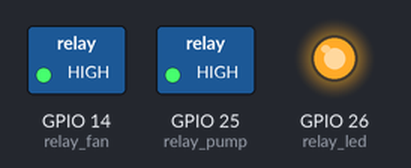
Bench run of a sketch on a simulated ESP32. Shown: switched loads named in the sketch (green lamp = pin HIGH), output pins drawn as LEDs (lit = HIGH). WiFi joins after 1.5 s; servers stay silent unless stated; network time is answered at once with the bench clock; the local clock reads 2024-03-15 10:24:30 at power-on unless the sketch sets it; what the sketch prints to the serial monitor is not drawn.

Above: at 0.1 s.
At 1.6 s:
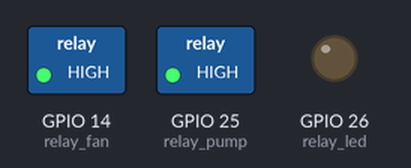
Timing chart, 0 to 3.1 s (numbered marks = the images above):
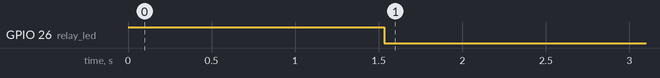

The sketch:

final_3dan_1102_2024.ino
```cpp
#include <NTPClient.h>
#include <WiFi.h>
#include <WiFiUdp.h>

// WiFi 설정
const char* ssid = "TP-Link_0744";
const char* password = "75317768";

// 릴레이 핀 설정
const int relay_led = 26;    // LED 릴레이
const int relay_pump = 25;   // 펌프 릴레이
const int relay_fan = 14;    // 팬 릴레이

// 릴레이 상태 설정 (LOW가 켜짐)
const int RELAY_ON = 0;
const int RELAY_OFF = 1;

// NTP 클라이언트 설정
WiFiUDP ntpUDP;
NTPClient timeClient(ntpUDP);

// 운영 시간 설정
const int START_HOUR = 5;   // 오전 5시 시작
const int END_HOUR = 20;    // 오후 9시 종료

// WiFi 체크 간격 설정
unsigned long lastWiFiCheckTime = 0;
const unsigned long WIFI_CHECK_INTERVAL = 10000; // 10초마다 체크

// 마지막 동작 시간 기록용 변수
unsigned long lastOperationTime = 0;
bool operationStarted = false;

void WiFi_Setup() {
    Serial.print("WiFi 연결 중: ");
    Serial.println(ssid);
    WiFi.begin(ssid, password);

    int attempts = 0;
    while (WiFi.status() != WL_CONNECTED && attempts < 20) {  // 최대 10초 대기
        delay(500);
        Serial.print(".");
        attempts++;
    }

    if (WiFi.status() == WL_CONNECTED) {
        Serial.println("\nWiFi 연결됨");
        Serial.print("IP 주소: ");
        Serial.println(WiFi.localIP());
        timeClient.begin();
        timeClient.setTimeOffset(32400);  // UTC+9
    } else {
        Serial.println("\nWiFi 연결 실패");
    }
}

void turnOffAllDevices() {
    digitalWrite(relay_led, RELAY_OFF);
    digitalWrite(relay_pump, RELAY_OFF);
    digitalWrite(relay_fan, RELAY_OFF);
}

void setup() {
    Serial.begin(115200);

    // 릴레이 핀 초기화
    pinMode(relay_led, OUTPUT);
    pinMode(relay_pump, OUTPUT);
    pinMode(relay_fan, OUTPUT);

    // 초기 상태는 모두 OFF
    turnOffAllDevices();

    // WiFi 초기 연결
    WiFi_Setup();
}

void loop() {
    unsigned long currentMillis = millis();

    // WiFi 연결 상태 주기적 체크
    if (currentMillis - lastWiFiCheckTime >= WIFI_CHECK_INTERVAL) {
        lastWiFiCheckTime = currentMillis;

        if (WiFi.status() != WL_CONNECTED) {
            Serial.println("WiFi 연결 끊김 - 재연결 시도");
            turnOffAllDevices();
            WiFi_Setup();
            return;
        }
    }

    // NTP 시간 업데이트
    if (!timeClient.update()) {
        timeClient.forceUpdate();
    }

    int currentHour = timeClient.getHours();
    int currentMinute = timeClient.getMinutes();
    int currentSecond = timeClient.getSeconds();

    // 현재 시간 출력 (1초마다)
    static int lastPrintedSecond = -1;
    if (currentSecond != lastPrintedSecond) {
        Serial.printf("현재 시간: %02d:%02d:%02d\n", currentHour, currentMinute, currentSecond);
        lastPrintedSecond = currentSecond;
    }

    // 운영 시간 체크 (05:00 ~ 21:00)
    if (currentHour >= START_HOUR && currentHour < END_HOUR) {
        digitalWrite(relay_led, RELAY_ON);  // LED는 운영 시간 동안 항상 ON

        // 60분마다 작동
        if (currentMinute  == 0) {
            if (!operationStarted) {
                operationStarted = true;
                lastOperationTime = currentMillis;

                // 펌프와 팬 켜기
                digitalWrite(relay_pump, RELAY_ON);
                digitalWrite(relay_fan, RELAY_ON);
                Serial.println("펌프 & 팬 ON");
            }

            // 동작 시간 체크
            unsigned long operationDuration = currentMillis - lastOperationTime;

            // 펌프는 60초 동작
            if (operationDuration >= 60000 && digitalRead(relay_pump) == RELAY_ON) {
                digitalWrite(relay_pump, RELAY_OFF);
                Serial.println("펌프 OFF");
            }

            // 팬은 200초 동작
            if (operationDuration >= 200000 && digitalRead(relay_fan) == RELAY_ON) {
                digitalWrite(relay_fan, RELAY_OFF);
                Serial.println("팬 OFF");
            }
        } else {
            operationStarted = false;  // 다음 5분 간격을 위해 초기화
        }
    } else {
        // 운영 시간 외에는 모든 장치 OFF
        turnOffAllDevices();
        operationStarted = false;
        Serial.println("운영 시간 외 - 모든 장치 OFF");
    }

    delay(100);  // 100ms 딜레이로 CPU 부하 감소
}
```

Measured:
- by itself, GPIO 26 (relay_led): HIGH → LOW at 1.5 s
